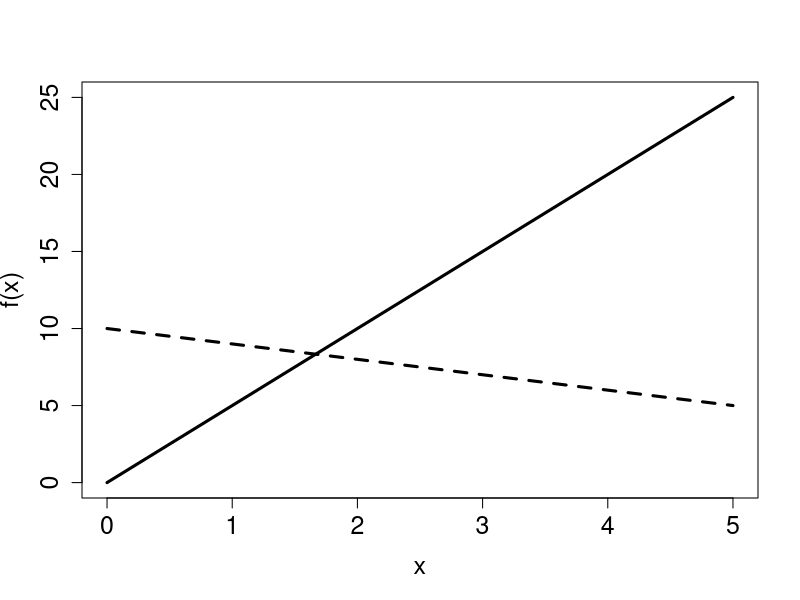
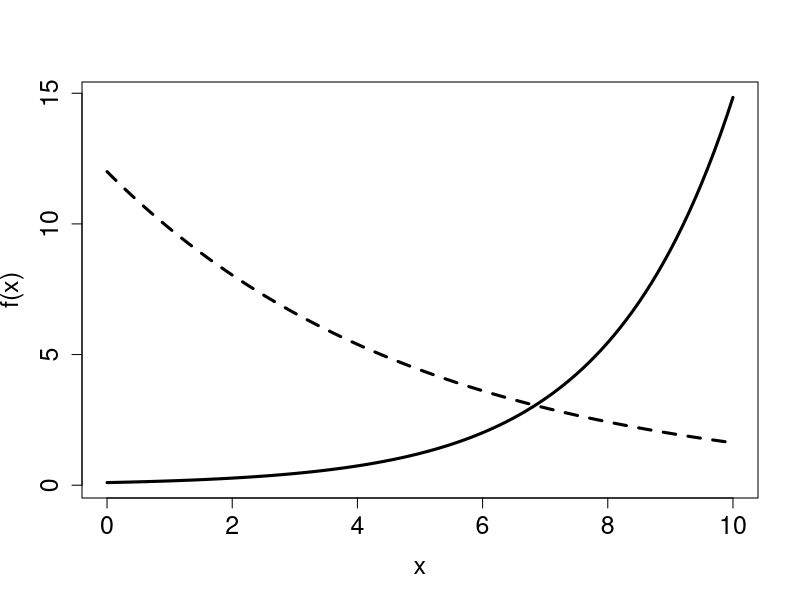
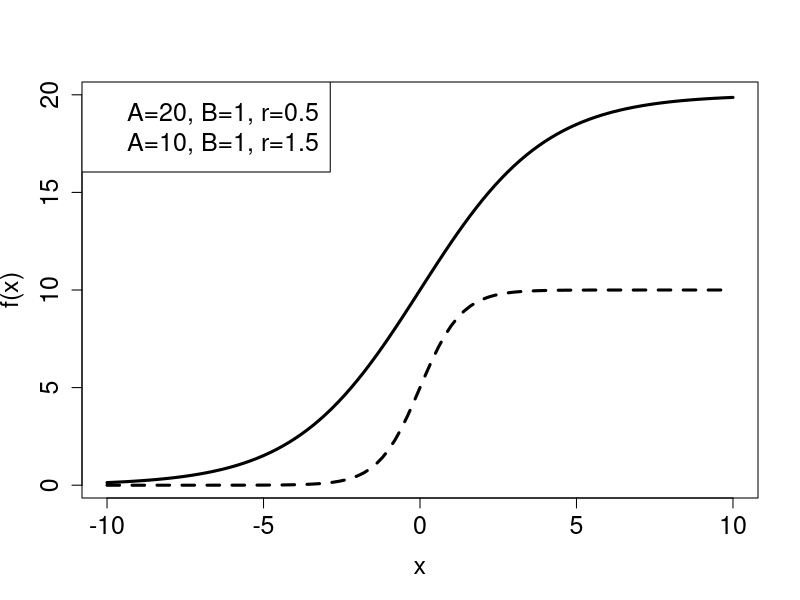
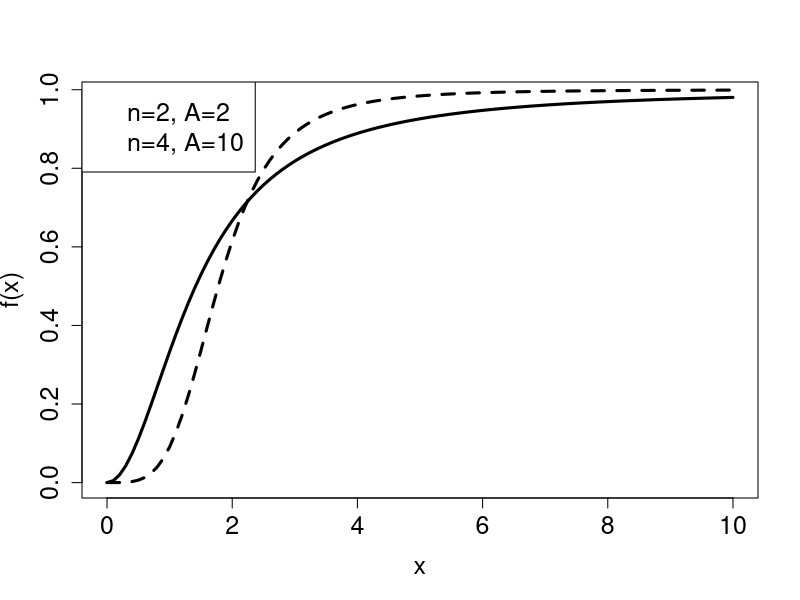

Source code (R) for these figures, in order:
## ---- chunk 1
curve(5*x,0,5,lwd=3,xlab='x', ylab='f(x)',cex.axis=1.5,cex.lab=1.5)
curve(10-x,lwd=3,lty=2,add=TRUE)
#leg.txt <- c("y=5x","y=10-x")
#legend("topleft", leg.txt,cex=1.5)
curve(0.1*exp(0.5*x),0,10,lwd=3,xlab='x', ylab='f(x)',cex.axis=1.5,cex.lab=1.5)
curve(12*exp(-0.2*x),lwd=3,lty=2,add=TRUE)
#leg.txt <- c("y=0.1exp(0.5x)","y=12exp(-0.2x)")
#legend("topleft", leg.txt,cex=1.5)
## ---- chunk 2
curve(20*exp(0.5*x)/(1+exp(0.5*x)),-10,10,lwd=3,xlab='x', ylab='f(x)',cex.axis=1.5,cex.lab=1.5)
curve(10*exp(1.5*x)/(1+exp(1.5*x)),lwd=3,lty=2,add=TRUE)
leg.txt <- c("A=20, B=1, r=0.5", "A=10, B=1, r=1.5")
legend("topleft", leg.txt, cex=1.5)
curve(x^2/(2+x^2),0,10,lwd=3,xlab='x', ylab='f(x)',cex.axis=1.5,cex.lab=1.5)
curve(x^4/(10+x^4),lwd=3,lty=2,add=TRUE)
leg.txt <- c("n=2, A=2","n=4, A=10")
legend("topleft", leg.txt, cex=1.5)
